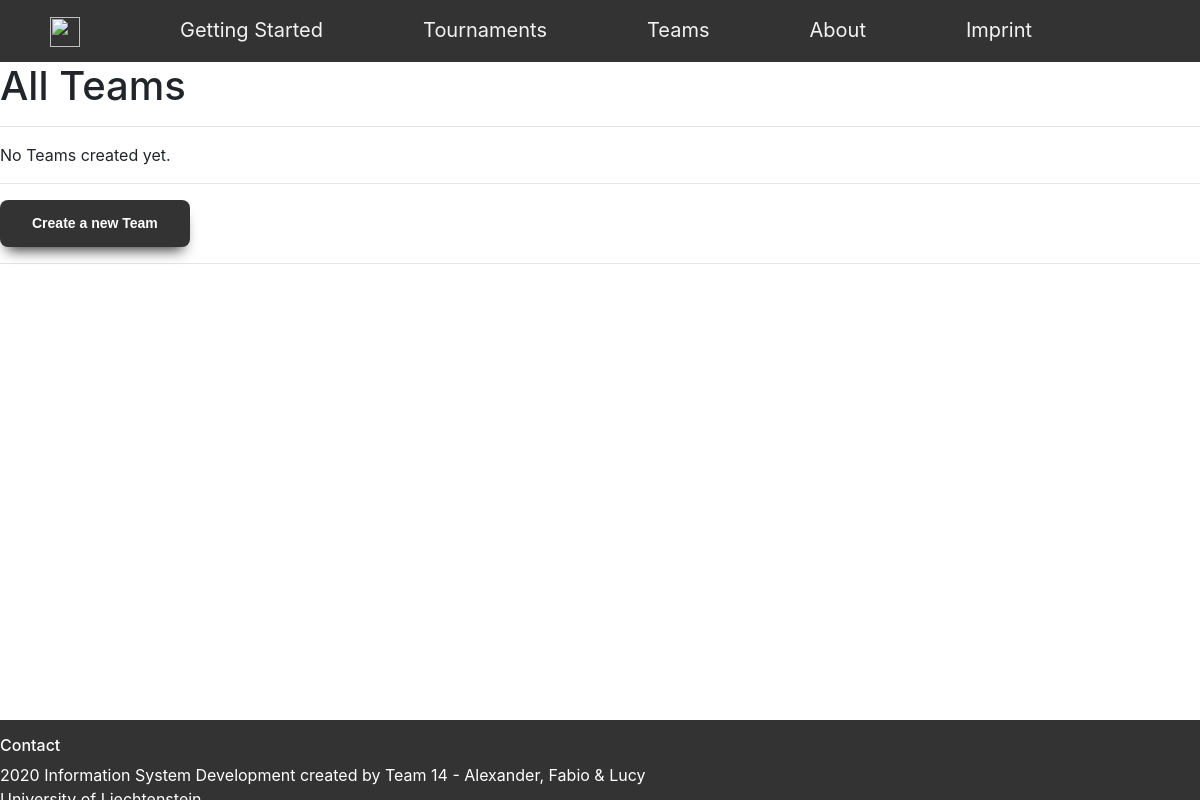
/Team/, run on an earlier commit of the app's database.
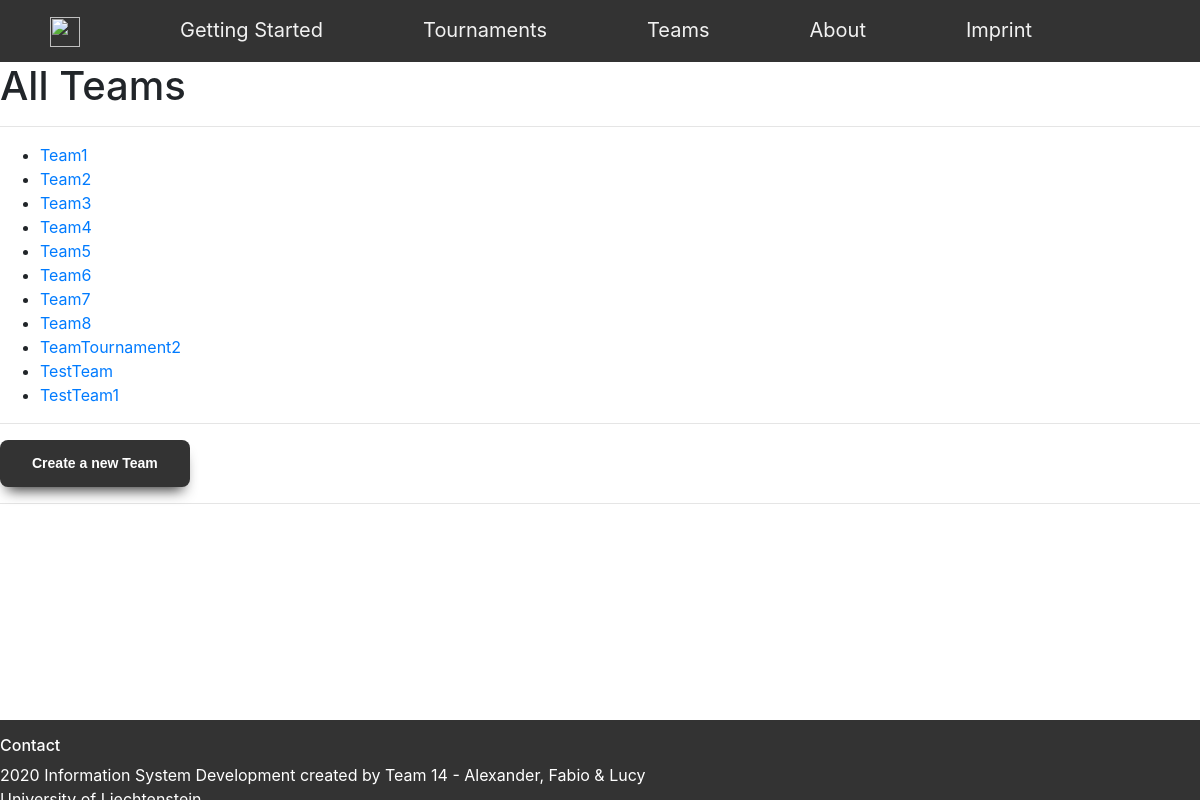
And on a later commit of the database.
### Team/models.py (models this page shows, shortened)
class Team(models.Model):
    TeamName = models.CharField(max_length=120)
    NrOfPlayer = models.DecimalField(default=6, decimal_places=0, max_digits=2, validators=[MinValueValidator(5), MaxValueValidator(30)])
    Manager = models.CharField(max_length=120, default="")
    Captain = models.CharField(max_length=120, default="")
    Tournament = models.ForeignKey(Tournament, blank=True, null=True, on_delete=models.CASCADE)

### Team/views.py (the view)
# urls.py: path('', (views.TeamAllView.as_view()), name='Overview'),
class TeamAllView(generic.ListView):
    template_name = 'Team/TeamOverview.html'
    def get_queryset(self):
        return Team.objects.all().order_by('TeamName')

### templates/Team/TeamOverview.html
{% extends 'Base/base_3_content.html' %}
{% load static %}
{% block mainContent %}
    <h1>All Teams</h1>
{% endblock %}
{% block mainContent2 %}
{% if team_list %}
    <ul>
    {% for team in team_list %}
    <li><a href="{% url 'Team:Details' team.id %}">{{ team.TeamName }}</a></li>
    {% endfor %}
    </ul>
{% else %}
    <p>No Teams created yet.</p>
{% endif %}
{% endblock %}
{% block mainContent3 %}
    <a href="{% url 'Team:Create' %}" class="StandardBtn">Create a new Team</a>
{% endblock %}

### templates/Base/base_3_content.html (shortened to what this page needs)
<!DOCTYPE html>
<html>
<head>
    {% load static %}
    <link rel="stylesheet" type="text/css" href="{% static '/styles.css' %}">
    <link rel="stylesheet" href="https://stackpath.bootstrapcdn.com/bootstrap/4.4.1/css/bootstrap.min.css">
</head>
<body>
    {% include 'Navigation.html' %}
    {% block mainContent %}{% endblock %}
    <hr>
    {% block mainContent2 %}{% endblock %}
    <hr>
    {% block mainContent3 %}{% endblock %}
    <hr>
    {% include 'Footer.html' %}
</body>
</html>

### templates/Navigation.html
<div class="topnav">
  <a class="image"> <img src="https://i.ibb.co/7vgmZGh/LogoTG.png" width="30" height="30"></a>
  <a href="{% url 'GettingStarted' %}">Getting Started</a>
  <a href="{% url 'Tournament:Overview' %}">Tournaments</a>
  <a href="{% url 'Team:Overview' %}">Teams</a>
  <a href="{% url 'About' %}">About</a>
  <a href="{% url 'Imprint' %}">Imprint</a>
</div>

### templates/Footer.html
<div class="footer">
  <p><h6>Contact</h6>
    2020 Information System Development created by Team 14 - Alexander, Fabio & Lucy<br>
    University of Liechtenstein <br>
  <br>
</div>

### static/styles.css (style rules this page uses)
.StandardBtn { box-shadow: 0px 10px 14px -7px #333; background-color:#333; border-radius:8px; display:inline-block; cursor:pointer; color:#ffffff; font-family:Arial; font-size:14px; font-weight:bold; padding:13px 32px; text-decoration:none; text-shadow:0px; }
.topnav { background-color: #333; overflow: hidden; }
.topnav a { float: left; color: #f2f2f2; text-align: center; padding: 15px 50px; text-decoration: none; font-size: 20px; }
.topnav a.image { background-color: #333; color: white; }
div.footer { margin: 0; position: fixed; bottom: 0; height: 80px; width: 100%; background-color: #333; color: white; text-align: left; }

What changed in the data, as far as the page shows it:
added Team: TeamName "Team1"
added Team: TeamName "Team2"
added Team: TeamName "Team3"
added Team: TeamName "Team4"
added Team: TeamName "Team5"
added Team: TeamName "Team6"
added Team: TeamName "Team7"
added Team: TeamName "Team8"
added Team: TeamName "TeamTournament2"
added Team: TeamName "TestTeam"
added Team: TeamName "TestTeam1"
Also different on the page:
text no longer shown: "No Teams created yet."
